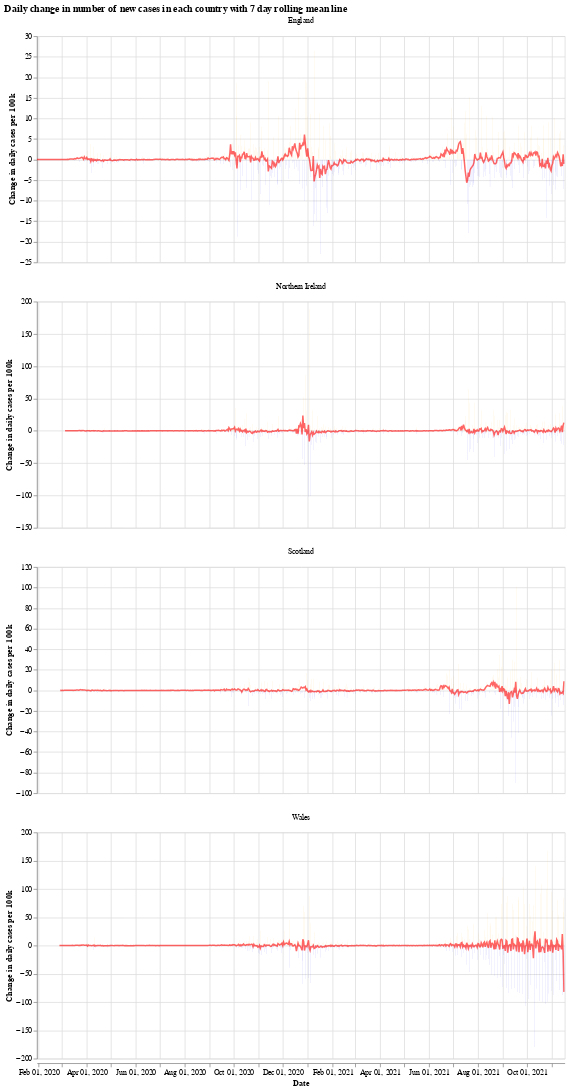

The code cell stored with this chart in its notebook:
### Markdown cell above
We will use the Python library `Altair` for visualising the data, see the [altair docs](https://altair-viz.github.io/) for more information.

First we have a graph which shows the daily change in the number of new cases for each country. This number jumps up and down all over the place, which is likely due to delay in reporting of new cases over the weekend. Another interesting thing is that it looks like the daily cases in Wales experienced a much shorter period of calm over the summer (calm in the sense of daily cases not jumping up and down).

The orange bars are days when the number of new cases (per 100k population) was more than the previous day, while the blue are days when the number of new cases dropped. The red line is the 7 day moving average. 

When the moving average line is below 0, it means that there is a consistent drop in new cases. We can see this clearly happening around the times that lockdowns were introduced (though, to varying degrees). I will update the graphs soon with a marker of when each lockdown started.

### Code cell
# collapse
import altair as alt

bars = alt.Chart(uk_cases).mark_bar().encode(
    x=alt.X("yearmonthdate(date):T", axis=alt.Axis(title='Date')),
    y=alt.Y("casesChangeRate:Q", axis=alt.Axis(title='Change in daily cases per 100k')),
    tooltip='casesChange',
    color=alt.condition(
        alt.datum.casesChangeRate > 0,
        alt.value("orange"),  # The positive color
        alt.value("blue")  # The negative color
    )
).properties(title='Daily change in number of new cases with 7 day rolling mean',width=700).interactive()

line = alt.Chart(uk_cases).mark_line(
    color='red',
    size=2,
    opacity=0.6
).transform_window(
    rolling_mean='mean(casesChangeRate)',
    frame=[0, 7],
    groupby=['areaName']
).encode(
    x='yearmonthdate(date):T',
    y='rolling_mean:Q'
)

alt.layer(bars, line, data=uk_cases).facet(alt.Column(
    'areaName', title=''), columns=1).resolve_scale(y='independent').properties(title='Daily change in number of new cases in each country with 7 day rolling mean line')

### Figure 1 — Vega-Lite specification as saved in the notebook (floating-point values rounded to 4 significant figures; data arrays with more than 128 entries replaced by an {"elided": "..."} marker saying what was removed)
{"config": {"view": {"continuousWidth": 400, "continuousHeight": 300}}, "data": {"name": "data-5d49d0c2fc27317795beb4c4df0b34bc"}, "facet": {"type": "nominal", "field": "areaName", "title": ""}, "spec": {"layer": [{"mark": "bar", "encoding": {"color": {"condition": {"value": "orange", "test": "(datum.casesChangeRate > 0)"}, "value": "blue"}, "tooltip": {"type": "quantitative", "field": "casesChange"}, "x": {"type": "temporal", "axis": {"title": "Date"}, "field": "date", "timeUnit": "yearmonthdate"}, "y": {"type": "quantitative", "axis": {"title": "Change in daily cases per 100k"}, "field": "casesChangeRate"}}, "selection": {"selector001": {"type": "interval", "bind": "scales", "encodings": ["x", "y"]}}, "title": "Daily change in number of new cases with 7 day rolling mean", "width": 700}, {"mark": {"type": "line", "color": "red", "opacity": 0.6, "size": 2}, "encoding": {"x": {"type": "temporal", "field": "date", "timeUnit": "yearmonthdate"}, "y": {"type": "quantitative", "field": "rolling_mean"}}, "transform": [{"window": [{"op": "mean", "field": "casesChangeRate", "as": "rolling_mean"}], "frame": [0, 7], "groupby": ["areaName"]}]}]}, "columns": 1, "resolve": {"scale": {"y": "independent"}}, "title": "Daily change in number of new cases in each country with 7 day rolling mean line", "$schema": "https://vega.github.io/schema/vega-lite/v4.8.1.json", "datasets": {"data-5d49d0c2fc27317795beb4c4df0b34bc": {"elided": "2536 records"}}}
